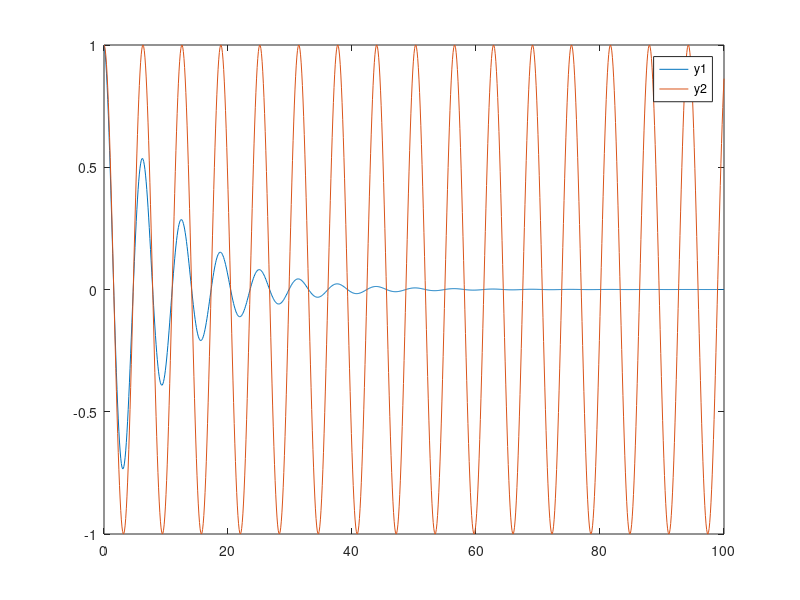

Write the MATLAB code that produced this figure. (Note: this script raises an error after producing the figure.)
% Program 01b - Plots and differential equations.
% Chapter 1 - A Tutorial Introduction to MATLAB and the Symbolic Math Package.
% Copyright Springer 2025. Stephen Lynch.

% These commands should be run in the Command Window.
% Copy the commands into the Command Window.

clear
% Plot a simple function.
x=-2:.01:2;
plot(x,x.^2)                            

% Plot two curves on one graph and label them.
t=0:.1:100;
y1=exp(-.1*t).*cos(t);y2=cos(t);
plot(t,y1,t,y2),legend('y1','y2')       

% Plotting with fplot.
syms t x 
fplot(x^2,[-2,2])                    
fplot(exp(-t)*sin(t)),xlabel('time'),ylabel('current'),title('decay')

% 3-D plots on a 50x50 grid.
syms x y
fcontour(y^2/2-x^2/2+x^4/4,[-2,2],'MeshDensity',50)
fsurf(y^2/2-x^2/2+x^4/4,[-2,2],'MeshDensity',50)
fsurf(y^2/2-x^2/2+x^4/4,[-2,2],'MeshDensity',50,'ShowContours','on')

% Parametric plot.
fplot(t^3-4*t,t^2,[-3,3])

% 3-D parametric plot.
fplot3(sin(t),cos(t),t,[-10,10])

% Implicit plot.
fimplicit(2*x^2+3*y^2-12)

% Symbolic solutions to ODEs.
syms x(t);
dsolve(diff(x,t)==-x/t)

% Initial value problem.
dsolve(diff(x,t)==-x/t,x(1)==2)

% Second order ODE.
syms y(t);
Dy=diff(y);
dsolve(diff(y,2)+5*diff(y,t)+6*y(t)==10*sin(t),y(0)==0,Dy(0)==1)

% Linear systems of ODEs.
syms x(t) y(t)
deqns=[diff(x,t)==y,diff(y,t)==-x];
dsolve(deqns)

% A system with initial conditions.
dsolve(deqns,x(0)==1,y(0)==2)

% A 3-D linear system.
syms x(t) y(t) z(t)
deqns3=[diff(x,t)==x,diff(y,t)==y,diff(z,t)==-z];
dsolve(deqns3)

% Numerical solutions to ODEs.
deq1=@(t,x) x(1)*(.1-.01*x(1));
[t,xa]=ode45(deq1,[0 100],50);
plot(t,xa(:,1))

% A 2-D system.
deq2=@(t,x) [.1*x(1)+x(2);-x(1)+.1*x(2)];
[~,xb]=ode45(deq2,[0 50],[.01,0]);
plot(xb(:,1),xb(:,2))

% A 3-D system.
deq3=@(t,x) [x(3)-x(1);-x(2);x(3)-17*x(1)+16];
[~,xc]=ode45(deq3,[0 20],[.8,.8,.8]);
plot3(xc(:,1),xc(:,2),xc(:,3))

% A stiff system.
deq4=@(t,x) [x(2);1000*(1-(x(1))^2)*x(2)-x(1)];
[t,xd]=ode23s(deq4,[0 3000],[.01,0]);
plot(xd(:,1),xd(:,2))

% x versus t.
plot(t,xd(:,1))

% End of Program 01b.






